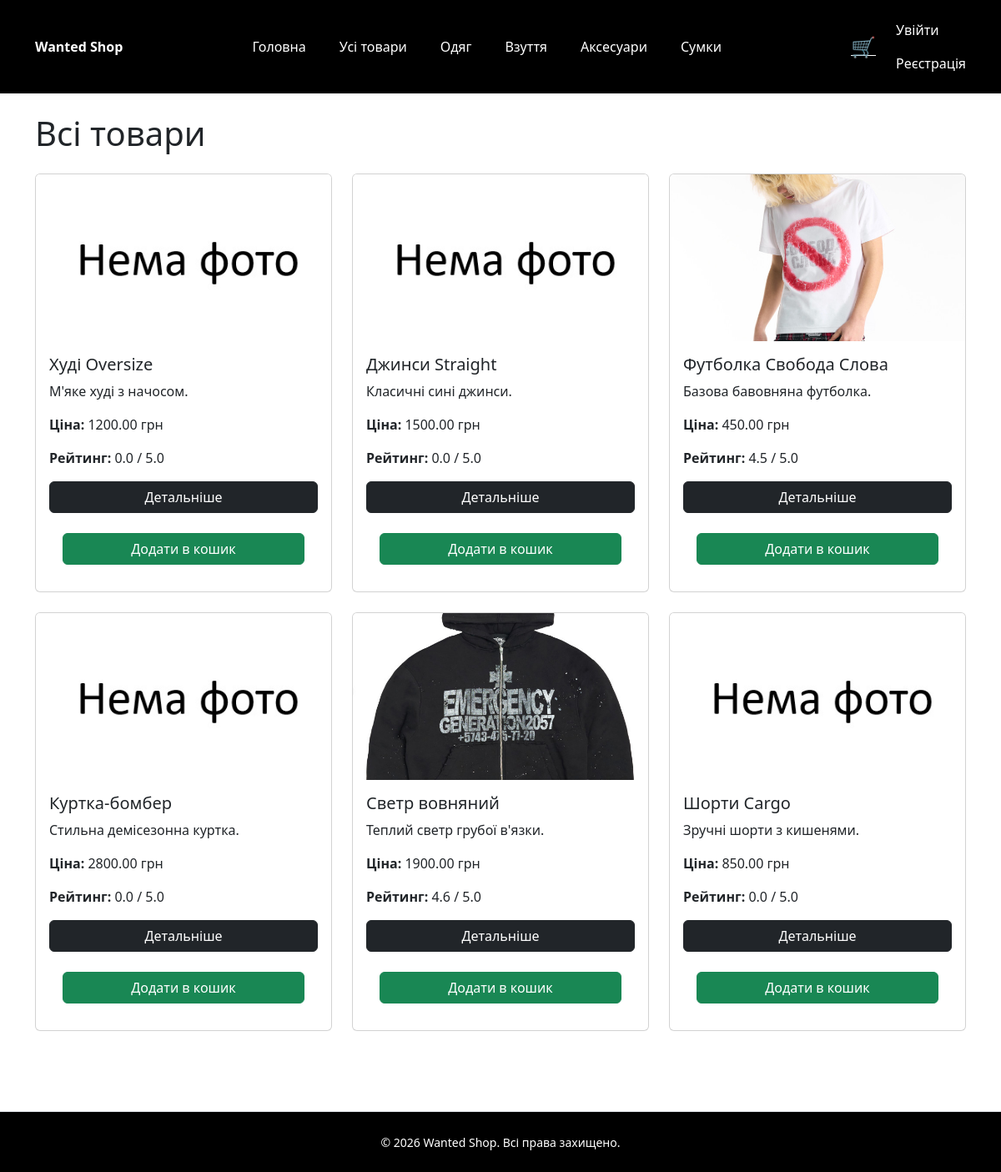
The page /products/category/одяг/ on the database as committed earlier.
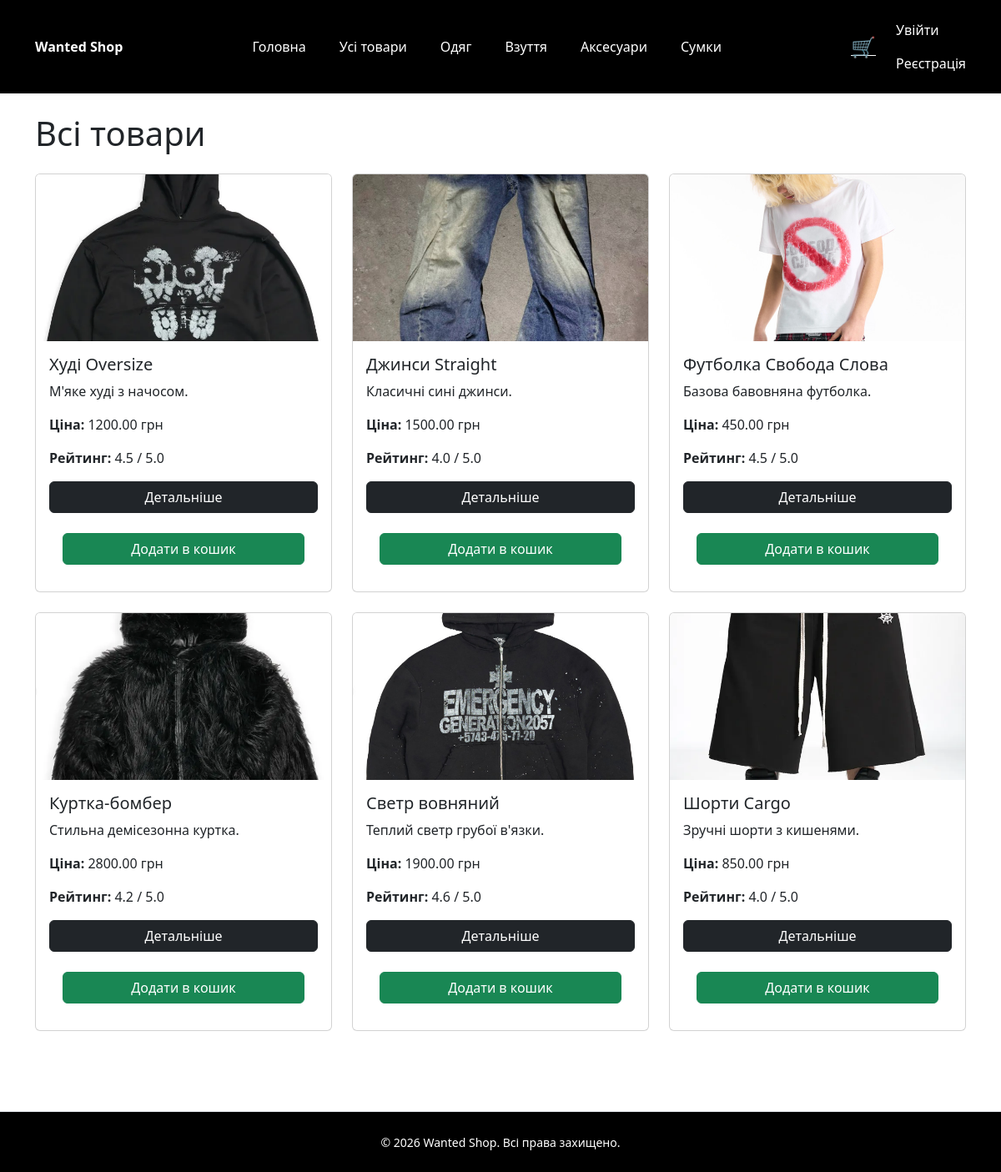
The same page on the database as committed later.
### products/models.py (models this page shows, shortened)
class Category(models.Model):
    name = models.CharField(max_length=100, unique=True)
    slug = models.SlugField(max_length=255, unique=True)
    description = models.TextField(blank=True)

class Product(models.Model):
    category = models.ForeignKey(Category, on_delete=models.CASCADE, related_name='products')
    name = models.CharField(max_length=200)
    slug = models.SlugField(max_length=255, unique=True)
    description = models.TextField(blank=True)
    price = models.DecimalField(max_digits=10, decimal_places=2)
    color = models.CharField(max_length=50, blank=True)
    size = models.CharField(max_length=30, blank=True)
    created_at = models.DateTimeField(auto_now_add=True)
    updated_at = models.DateTimeField(auto_now=True)
    rating = models.DecimalField(max_digits=3, decimal_places=2, default=0.0)
    image = models.ImageField(upload_to='product_images/', blank=True, null=True)

### products/views.py (the view)
# urls.py: path('products/', views.product_list, name='product_list'),
@ratelimit(key='ip', rate='100/m', method='GET', block=True)
def product_list(request, slug=None):
	if slug:
		products = cache.get(f'products_category_{slug}')
		if not products:
			products = list(Product.objects.select_related('category',).filter(category__slug=slug))
			cache.set(f'products_category_{slug}', products, CATEGORY_CACHE_TIL)
	else:
		products = cache.get('products_all')
		if not products:
			products = list(Product.objects.select_related('category').all())
			cache.set('products_all', products, CATEGORY_CACHE_TIL)
	context = _get_category_context(request)
	return render(request, 'product/product_list.html', {**context, 'products': products})

### cart/context_processor.py (called while the page is built)
def cart_item_count(request):
    if request.user.is_authenticated:
        try:
            cart = Cart.objects.get(user=request.user)
            return {'cart_item_count': cart.items.count()}
        except Cart.DoesNotExist:
            return {'cart_item_count': 0}
    else:
        cart = request.session.get('cart', {})
        return {'cart_item_count': sum(cart.values())}

### products/context_proccesor.py (called while the page is built)
def _get_category_context(request):
	categories = cache.get('categories_cache')
	if not categories:
		categories = list(Category.objects.all())
		cache.set('categories_cache', categories, CATEGORY_CACHE_TIL)
	return {'categories': categories}

### templates/product/product_list.html (shortened to what this page needs)
{% extends 'base.html' %}
{% block content %}
<div class="container mt-4">
    <h1 class="mb-4">{% if category %}{{ category.name }}{% else %}Всі товари{% endif %}</h1>
    <div class="row">
        {% for product in products %}
        <div class="col-md-4">
            <div class="card h-90 mb-4">
                {% if product.image %}
                <img src="{{ product.image.url }}" class="card-img-top" style="height: 200px; object-fit: cover;">
                {% else %}
                <img src="/static/media/products/isnt_picture.jpg" class="card-img-top" style="height: 200px; object-fit: cover;">
                {% endif %}
                <div class="card-body d-flex flex-column">
                    <h5 class="card-title">{{ product.name }}</h5>
                    <p class="card-text">{{ product.description|truncatewords:15 }}</p>
                    <p class="card-text"><strong>Ціна:</strong> {{ product.price }} грн</p>
                    <p class="card-text"><strong>Рейтинг:</strong> {{ product.rating|floatformat:1 }} / 5.0</p>
                    <a href="{% url 'products:product_details' slug=product.slug %}" class="btn btn-dark">Детальніше</a>
                    <form method="post" action="{% url 'cart:add_cart' product.id %}" class="card-body d-flex flex-column mt-auto">
                        <button type="submit" class="btn btn-success mt-2">Додати в кошик</button>
                    </form>
                </div>
            </div>
        </div>
        {% empty %}
        <p>Товарів не знайдено.</p>
        {% endfor %}
    </div>
</div>
{% endblock %}

### templates/base.html (shortened to what this page needs)
{% load static %}
<!DOCTYPE html>
<html lang="uk">
<head>
	<link rel="stylesheet" href="{% static 'css/main.css' %}">
	<link href="https://cdn.jsdelivr.net/npm/bootstrap@5.3.2/dist/css/bootstrap.min.css" rel="stylesheet">
</head>
<body>
	{% include 'components/header.html' %}
	{% block content %}{% endblock %}
	{% include 'components/footer.html' %}
</body>

### templates/components/header.html (shortened to what this page needs)
{% load static %}
<header class="bg-black text-white py-3 mb-4">
	<div class="container">
		<div class="d-flex flex-wrap align-items-center justify-content-between">
			<a class="navbar-brand fw-bold text-white" href="{% url 'products:home' %}">Wanted Shop</a>
			<ul class="nav list-inline mb-0">
				<li class="list-inline-item"><a class="nav-link text-white" href="{% url 'products:home' %}">Головна</a></li>
				<li class="list-inline-item"><a class="nav-link text-white" href="{% url 'products:product_list' %}">Усі товари</a></li>
				{% for category in categories %}
				<li class="list-inline-item"><a class="nav-link text-white" href="{% url 'products:product_list_by_category' category.slug %}">{{ category.name }}</a></li>
				{% endfor %}
			</ul>
			<div class="d-flex align-items-center gap-3">
				<a href="{% url 'cart:cart_details' %}" class="position-relative text-white" title="Кошик">
					<span class="fs-4">🛒</span>
				</a>
				<ul class="navbar-nav ms-2">
					{% if user.is_authenticated %}
					<li class="nav-item">
						<a class="nav-link" href="{% url 'accounts:profile' %}">Профіль</a>
					</li>
					<li class="nav-item">
						<a class="nav-link" href="{% url 'accounts:logout' %}">Вийти</a>
					</li>
					{% else %}
					<li class="nav-item">
						<a class="nav-link" href="{% url 'accounts:login' %}">Увійти</a>
					</li>
					<li class="nav-item">
						<a class="nav-link" href="{% url 'accounts:register' %}">Реєстрація</a>
					</li>
					{% endif %}
				</ul>
			</div>
		</div>
	</div>
</header>

### templates/components/footer.html
{% load static %}
<br>
<footer class="bg-black text-white text-center py-4 mt-5 border-top">
	<div class="container">
		<small>&copy; {{ year|default:2026 }} Wanted Shop. Всі права захищено.</small>
	</div>
</footer>

### static/css/main.css (style rules this page uses)
body { background-color: #fff; color: #111; }
.card { margin-bottom: 1.5rem; }

Rows that differ between the two databases and show on the page:
changed Product "Худі Oversize": image: picture added; rating "0.0" → "4.5"
changed Product "Джинси Straight": image: picture added; rating "0.0" → "4.0"
changed Product "Куртка-бомбер": image: picture added; rating "0.0" → "4.2"
changed Product "Шорти Cargo": image: picture added; rating "0.0" → "4.0"
